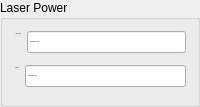
       <widget class="QGroupBox" name="LaserPower">
        <property name="title">
         <string>Laser Power</string>
        </property>
        <layout class="QVBoxLayout" name="verticalLayout">
         <item>
          <layout class="QFormLayout" name="RevoPowers">
           <property name="fieldGrowthPolicy">
            <enum>QFormLayout::AllNonFixedFieldsGrow</enum>
           </property>
           <item row="0" column="1">
            <widget class="caLineEdit" name="calineedit_11">
             <property name="sizePolicy">
              <sizepolicy hsizetype="MinimumExpanding" vsizetype="Preferred">
               <horstretch>0</horstretch>
               <verstretch>0</verstretch>
              </sizepolicy>
             </property>
             <property name="font">
              <font>
               <family>Ubuntu</family>
               <pointsize>-1</pointsize>
              </font>
             </property>
             <property name="text">
              <string>$(P)$(R)MEAS:POW</string>
             </property>
             <property name="alignment">
              <set>Qt::AlignLeading|Qt::AlignLeft|Qt::AlignVCenter</set>
             </property>
             <property name="channel" stdset="0">
              <string notr="true">PM:REVO:MEAS:POW</string>
             </property>
             <property name="background">
              <color alpha="0">
               <red>255</red>
               <green>255</green>
               <blue>255</blue>
              </color>
             </property>
             <property name="colorMode">
              <enum>caLineEdit::Alarm_Static</enum>
             </property>
             <property name="precision">
              <number>2</number>
             </property>
             <property name="precisionMode">
              <enum>caLineEdit::User</enum>
             </property>
             <property name="fontScaleMode" stdset="0">
              <enum>caLineEdit::WidthAndHeight</enum>
             </property>
             <property name="unitsEnabled">
              <bool>true</bool>
             </property>
             <property name="formatType">
              <enum>caLineEdit::decimal</enum>
             </property>
            </widget>
           </item>
           <item row="0" column="0">
            <widget class="QLabel" name="label">
             <property name="sizePolicy">
              <sizepolicy hsizetype="MinimumExpanding" vsizetype="Preferred">
               <horstretch>0</horstretch>
               <verstretch>0</verstretch>
              </sizepolicy>
             </property>
             <property name="font">
              <font>
               <family>Ubuntu Condensed</family>
               <pointsize>-1</pointsize>
              </font>
             </property>
             <property name="styleSheet">
              <string notr="true"/>
             </property>
             <property name="text">
              <string>Revolution:</string>
             </property>
             <property name="alignment">
              <set>Qt::AlignRight|Qt::AlignTrailing|Qt::AlignVCenter</set>
             </property>
            </widget>
           </item>
          </layout>
         </item>
         <item>
          <widget class="caStripPlot" name="RevoPowerTrend">
           <property name="sizePolicy">
            <sizepolicy hsizetype="Preferred" vsizetype="Preferred">
             <horstretch>0</horstretch>
             <verstretch>0</verstretch>
            </sizepolicy>
           </property>
           <property name="font">
            <font>
             <family>Ubuntu</family>
            </font>
           </property>
           <property name="TitleY">
            <string notr="true"/>
           </property>
           <property name="channels" stdset="0">
            <string>PM:REVO:MEAS:POW</string>
           </property>
           <property name="units">
            <enum>caStripPlot::Second</enum>
           </property>
           <property name="period">
            <double>3600.000000000000000</double>
           </property>
           <property name="refreshRate" stdset="0">
            <enum>caStripPlot::High</enum>
           </property>
           <property name="XaxisType">
            <enum>caStripPlot::TimeScale</enum>
           </property>
           <property name="YAxisScaling" stdset="0">
            <enum>caStripPlot::autoScale</enum>
           </property>
           <property name="Style_1">
            <enum>caStripPlot::Lines</enum>
           </property>
           <property name="LegendEnabled">
            <bool>false</bool>
           </property>
           <property name="styleSheet" stdset="0">
            <string notr="true"/>
           </property>
          </widget>
         </item>
         <item>
          <layout class="QFormLayout" name="LegendPower">
           <property name="fieldGrowthPolicy">
            <enum>QFormLayout::AllNonFixedFieldsGrow</enum>
           </property>
           <item row="0" column="0">
            <widget class="QLabel" name="label_2">
             <property name="sizePolicy">
              <sizepolicy hsizetype="MinimumExpanding" vsizetype="Preferred">
               <horstretch>0</horstretch>
               <verstretch>0</verstretch>
              </sizepolicy>
             </property>
             <property name="font">
              <font>
               <family>Ubuntu Condensed</family>
               <pointsize>-1</pointsize>
              </font>
             </property>
             <property name="styleSheet">
              <string notr="true"/>
             </property>
             <property name="text">
              <string>Legend:</string>
             </property>
             <property name="alignment">
              <set>Qt::AlignRight|Qt::AlignTrailing|Qt::AlignVCenter</set>
             </property>
            </widget>
           </item>
           <item row="0" column="1">
            <widget class="caLineEdit" name="calineedit_12">
             <property name="sizePolicy">
              <sizepolicy hsizetype="MinimumExpanding" vsizetype="Preferred">
               <horstretch>0</horstretch>
               <verstretch>0</verstretch>
              </sizepolicy>
             </property>
             <property name="font">
              <font>
               <family>Ubuntu</family>
               <pointsize>-1</pointsize>
              </font>
             </property>
             <property name="text">
              <string>$(P)$(R)MEAS:POW</string>
             </property>
             <property name="alignment">
              <set>Qt::AlignLeading|Qt::AlignLeft|Qt::AlignVCenter</set>
             </property>
             <property name="channel" stdset="0">
              <string notr="true">PM:LEGEND:MEAS:POW</string>
             </property>
             <property name="background">
              <color alpha="0">
               <red>255</red>
               <green>255</green>
               <blue>255</blue>
              </color>
             </property>
             <property name="colorMode">
              <enum>caLineEdit::Alarm_Static</enum>
             </property>
             <property name="precision">
              <number>2</number>
             </property>
             <property name="precisionMode">
              <enum>caLineEdit::User</enum>
             </property>
             <property name="fontScaleMode" stdset="0">
              <enum>caLineEdit::WidthAndHeight</enum>
             </property>
             <property name="unitsEnabled">
              <bool>true</bool>
             </property>
             <property name="formatType">
              <enum>caLineEdit::decimal</enum>
             </property>
            </widget>
           </item>
          </layout>
         </item>
         <item>
          <widget class="caStripPlot" name="LegendPowerTrend">
           <property name="sizePolicy">
            <sizepolicy hsizetype="Preferred" vsizetype="Preferred">
             <horstretch>0</horstretch>
             <verstretch>0</verstretch>
            </sizepolicy>
           </property>
           <property name="font">
            <font>
             <family>Ubuntu</family>
            </font>
           </property>
           <property name="TitleY">
            <string notr="true"/>
           </property>
           <property name="channels" stdset="0">
            <string>PM:LEGEND:MEAS:POW</string>
           </property>
           <property name="units">
            <enum>caStripPlot::Second</enum>
           </property>
           <property name="period">
            <double>3600.000000000000000</double>
           </property>
           <property name="refreshRate" stdset="0">
            <enum>caStripPlot::High</enum>
           </property>
           <property name="XaxisType">
            <enum>caStripPlot::TimeScale</enum>
           </property>
           <property name="YAxisScaling" stdset="0">
            <enum>caStripPlot::autoScale</enum>
           </property>
           <property name="Style_1">
            <enum>caStripPlot::Lines</enum>
           </property>
           <property name="LegendEnabled">
            <bool>false</bool>
           </property>
          </widget>
         </item>
        </layout>
       </widget>
